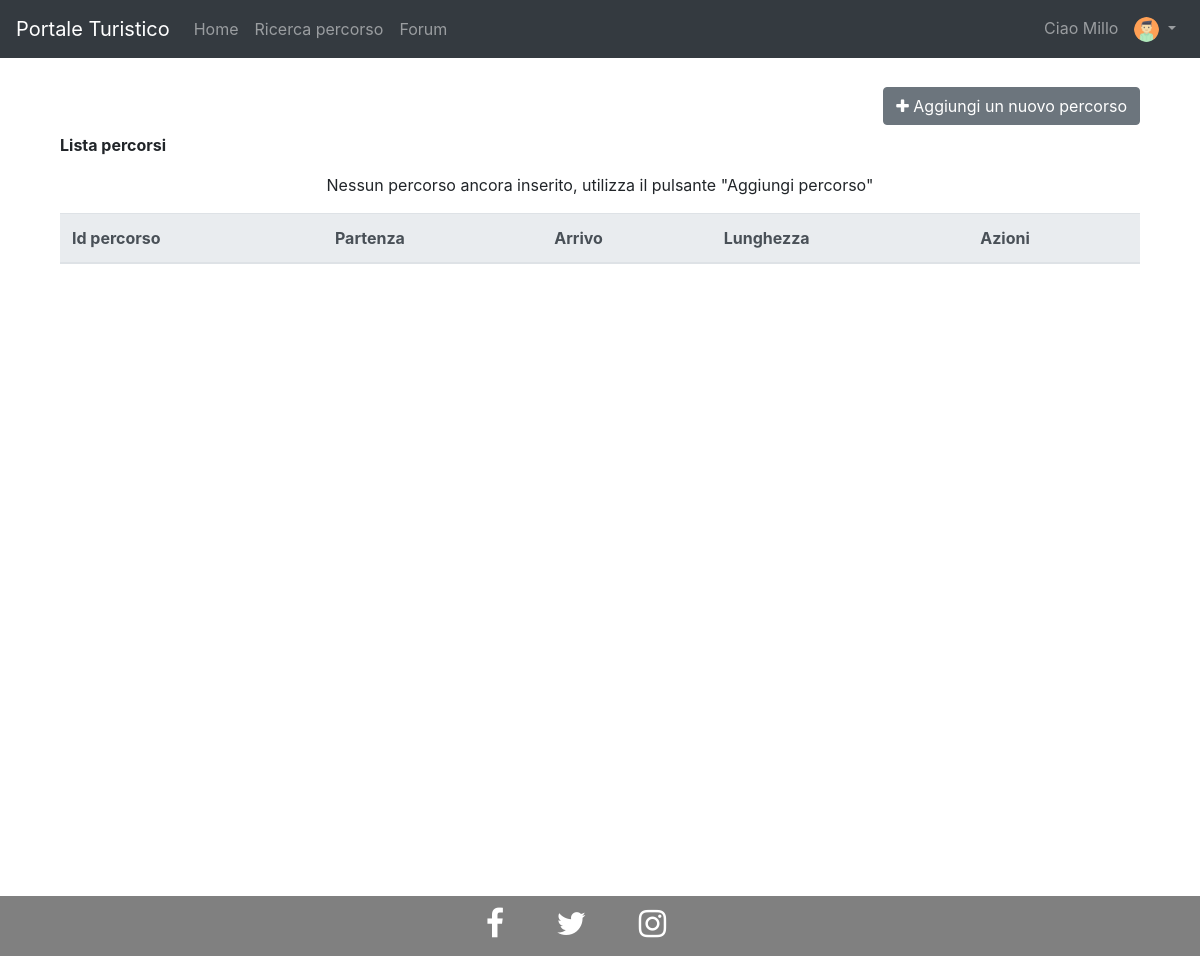
The page /path/show/ (signed in) on the database as committed earlier.
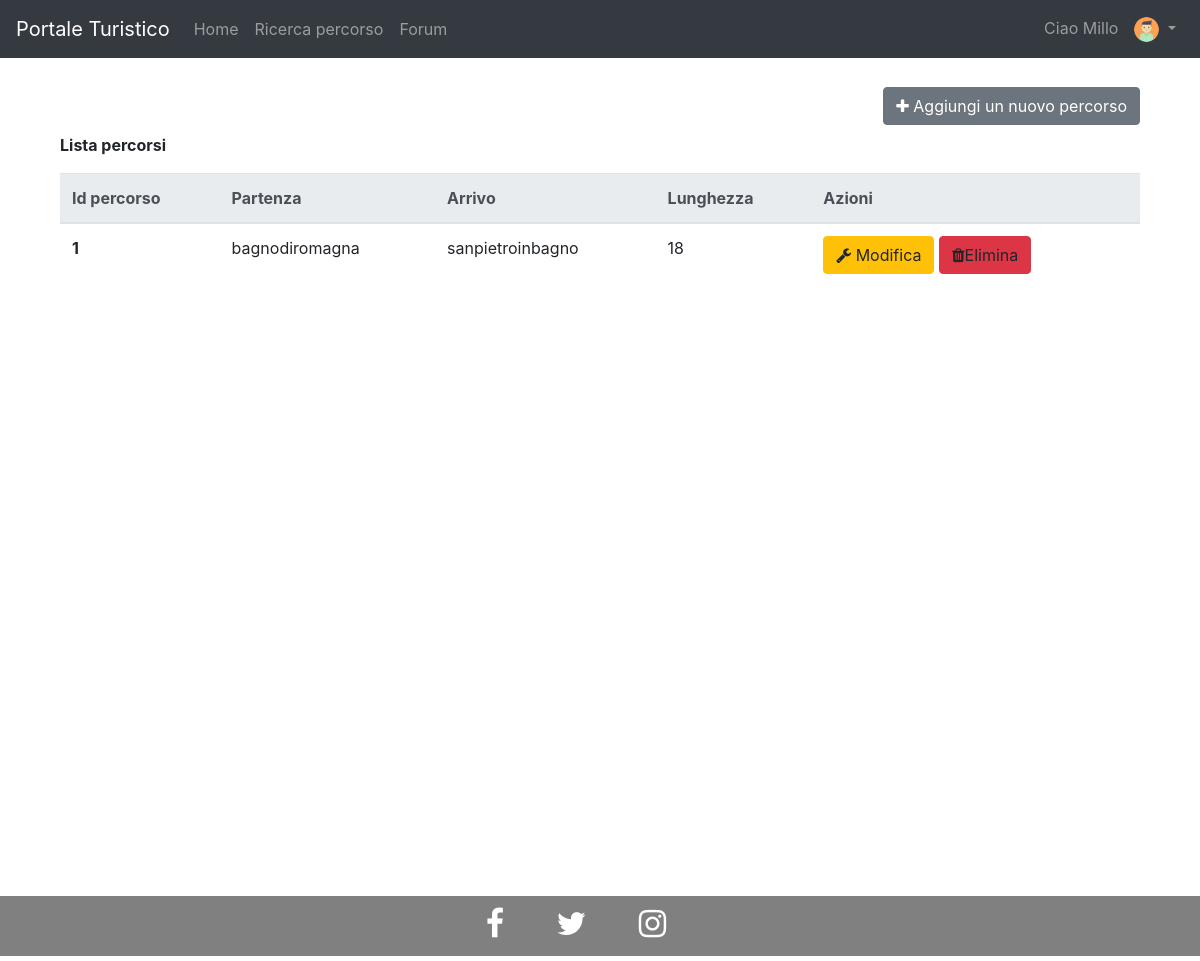
The same page on the database as committed later.
### pathManagement/models.py (models this page shows)
class Path(models.Model):
    activityChoices = (
        ('relax', 'Relax'),
        ('didattica', 'Didattica'),
        ('esplorazione', 'Esplorazione'),
        ('escursionismo', 'Escursionismo'),
    )
    locationChoices = (
        ('bagnodiromagna', 'Bagno di Romagna'),
        ('sanpietroinbagno', 'San Pietro in Bagno'),
        ('acquapartita', 'Acquapartita'),
        ('laghi', 'Laghi'),
        ('alfero', 'Alfero'),
    )
    difficultyChoices = (
        ('facile', 'Facile'),
        ('medio', 'Medio'),
        ('difficile', 'Difficile'),
    )
    contextChoices = (
        ('collinare', 'Collinare'),
        ('urbano', 'Urbano'),
        ('fluviale', 'Fluviale'),
        ('boschivo', 'Boschivo'),
        ('laghi', 'Laghi'),
    )
    transportChoices = (
        ('automobile', 'Automobile'),
        ('bicidacittà', 'Bici da città'),
        ('piedi', 'Piedi'),
        ('mountainbike', 'Mountain bike'),
    )
    audienceChoices = (
        ('famiglia', 'Famiglia'),
        ('gruppi', 'Gruppi'),
        ('coppie', 'Coppie'),
        ('mobilitàridotta', 'Mobilità ridotta'),
        ('escursionisti', 'Escursionisti'),
        ('sportivi', 'Sportivi'),
    )
    id = models.IntegerField(primary_key=True)
    activity = models.CharField(max_length=30, choices=activityChoices)
    start = models.CharField(max_length=30, choices=locationChoices)
    end = models.CharField(max_length=30, choices=locationChoices)
    gradient = models.IntegerField()
    walkTime = models.IntegerField()
    bikeTime = models.IntegerField(blank=True, default=0)
    carriageablePath = models.FloatField(blank=True, default=0)
    nonCarriageablePath = models.FloatField(blank=True, default=0)
    difficulty = MultiSelectField(choices=difficultyChoices)
    difficultyImage = models.ImageField(blank=False, upload_to=user_directory_path)
    context = MultiSelectField(choices=contextChoices)
    contextImage = models.ImageField(blank=False, upload_to=user_directory_path)
    transport = MultiSelectField(choices=transportChoices)
    transportImage = models.ImageField(blank=False, upload_to=user_directory_path)
    audience = MultiSelectField(choices=audienceChoices)
    audienceImage = models.ImageField(blank=False, upload_to=user_directory_path)
    path = models.ImageField(blank=False, upload_to=user_directory_path)

### pathManagement/views.py (the view)
# urls.py: path('show/', ShowPath.as_view(), name='showPath'),
class ShowPath(ListView):
    model = Path
    template_name = 'showPath.html'

### pathManagement/templates/showPath.html (shortened to what this page needs)
{% extends 'base.html' %}
{% block slideshow %}
    <div class="container py-4">
        <div class="col-md-12">
            <div class="text-right py-2">
                <a class="btn btn-secondary" role="button" href="{% url 'insertPath' %}">
                    <i class="fa fa-plus" aria-hidden="true"></i>
                    Aggiungi un nuovo percorso
                </a>
            </div>
            <p><b>Lista percorsi</b></p>
            <table class="table">
                <thead class="thead-light">
                <tr>
                    <th scope="col">Id percorso</th>
                    <th scope="col">Partenza</th>
                    <th scope="col">Arrivo</th>
                    <th scope="col">Lunghezza</th>
                    <th scope="col">Azioni</th>
                </tr>
                </thead>
                <tbody>
                {% for object in object_list %}
                    <tr>
                        <th scope="row">{{ object.id }}</th>
                        <td>{{ object.start }}</td>
                        <td>{{ object.end }}</td>
                        <td>{{ object.carriageablePath|add:object.nonCarriageablePath }}</td>
                        <td>
                            <a class="btn btn-warning" role="button" href=""><i class="fa fa-wrench"
                                                                                aria-hidden="true"></i>
                                Modifica
                            </a>
                            <a class="btn btn-danger" role="button" data-target="#removeModal" data-toggle="modal">
                                <i class="fa fa-trash" aria-hidden="true"></i>Elimina
                            </a>
                        </td>
                    </tr>
                {% empty %}
                    <p style="text-align: center">Nessun percorso ancora inserito, utilizza il pulsante
                        "Aggiungi
                        percorso"</p>
                {% endfor %}
                </tbody>
            </table>
        </div>
    </div>
{% endblock %}

Rows that differ between the two databases and show on the page:
added Path: id "1", start "bagnodiromagna", end "sanpietroinbagno", carriageablePath|add "18"
Other text that changed with them:
text no longer shown: "Nessun percorso ancora inserito, utilizza il pulsante \"Aggiungi percorso\""
